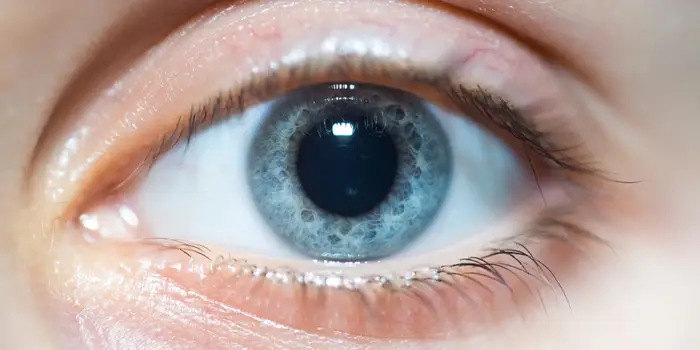
#> input picture Assignments/QUIZ3/Eye.png, 700 x 350 px, found by its file name
$ jupyter execute Quiz3_Tengku_Aizat_1921043.ipynb   (older library calls are emulated)
#> lines starting #> are read from the running program, lines starting #| are printed output that depends on the picture; after the words box and inside, x2 and y2 are one past the last pixel; in counts of white or black regions, pixels touching at a corner belong together
[cell 1]
#importing all necessary libaries
import cv2
import numpy as np
import matplotlib.pyplot as plt
from tkinter import *
from PIL import ImageTk, Image
import PIL
import tkinter
from tkinter import ttk
from tkinter import filedialog as fd
from tkinter.filedialog import askopenfile
import os

[cell 2]
#Edge Mapping Conversion

# [16 lines left out: function MorphologyEX_Gradient, not called in this run]

#We are using Canny Edge Map
def CannyEdge(image, threshVal = 90):
    ret, thresh = cv2.threshold(image, threshVal ,255,cv2.THRESH_BINARY_INV) #converts to a binary image based on threshold
    canny = cv2.Canny(thresh,10,70)
    return canny;

# [6 lines left out: function Sobel, not called in this run]

[cell 3]
#gets the image
path = 'C:/Users/Aizat/Desktop/Computer Vision Work/Quiz3/Eye.png'
#path = 'C:/Users/Aizat/Desktop/Computer Vision Work/Quiz3/round-circles.jpg' #basic test

[cell 4]
#Displays the Image as a Edge Map

scanPicture = cv2.imread(path,1) #parameter refers to file name.
#> scanPicture is the input picture: shape (350, 700, 3); mean B, G, R 154.2, 159.3, 176.8
gray = cv2.cvtColor(scanPicture, cv2.COLOR_BGR2GRAY)#converts to gray scale
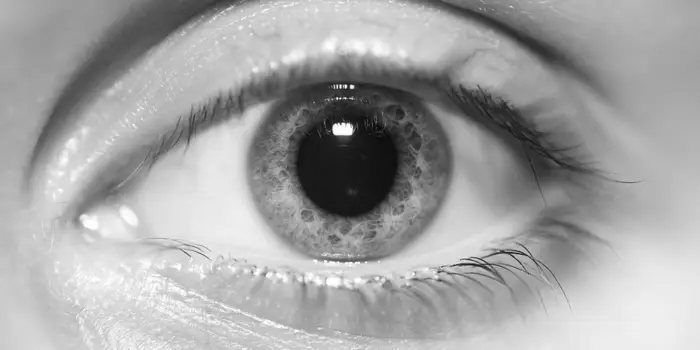
#> gray: shape (350, 700); min 7, max 255, mean 163.9
binary = CannyEdge(gray, 90)#gets the edge mapping
#> in CannyEdge, `ret, thresh = cv2.threshold(image, threshVal ,255,cv2.THRESH_BINARY_INV)`:
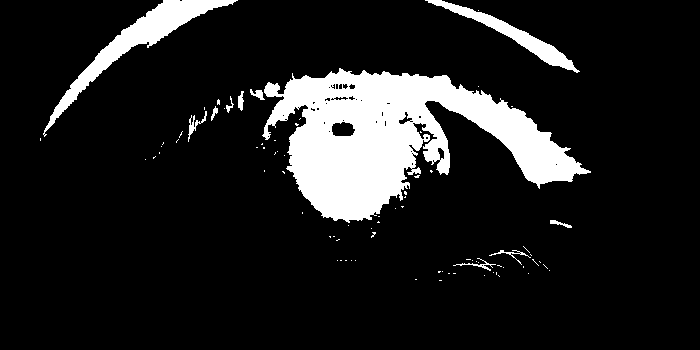
#> thresh: shape (350, 700); 12.4% white; 81 white regions (70 under 20 px), largest, box (x1, y1, x2, y2) and area: (262, 68, 591, 223) 23809, (43, 0, 238, 137) 3838, (425, 0, 580, 73) 1773
#> in CannyEdge, `ret, thresh = cv2.threshold(image, threshVal ,255,cv2.THRESH_BINARY_INV)`: ret = 90
#> in CannyEdge, `canny = cv2.Canny(thresh,10,70)`:
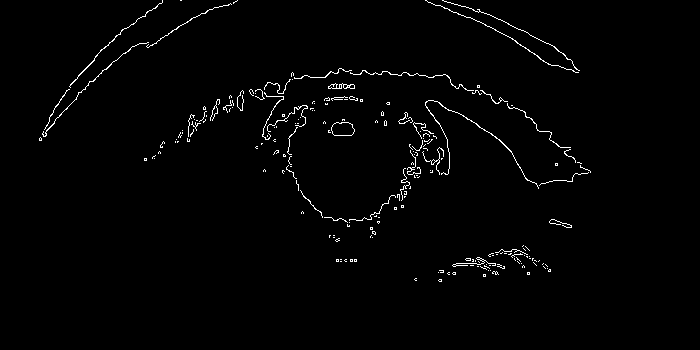
#> canny: shape (350, 700); 1.5% white in thin lines or dots, all inside (x1, y1, x2, y2) = (39, 0, 591, 282)
plt.imshow(binary,cmap='gray') #displays it

[cell 5]
def HoughCircleTransformation(minRad, maxRad): #function with parameters to reset minimum and maximum radius
#> called with minRad = 50, maxRad = 130
    global scanPicture;
    global binary;
    scanPicture = cv2.imread(path,1); #resets the image

    #hough transformations
    rows = binary.shape[0]
#> rows = 350
    circles = cv2.HoughCircles(binary, cv2.HOUGH_GRADIENT, 1, rows / 8, param1=100, param2=30,minRadius=minRad,maxRadius=maxRad);
#> circles = [[351.5, 151.5, 64.1]]

    #overlaps/draws the found circles on the eye(s)
    if circles is not None:
        circles = np.uint16(np.around(circles))
#> circles = [[352, 152, 64]]
        for i in circles[0, :]:
            center = (i[0], i[1])
            # circle center
            cv2.circle(scanPicture, center, 5, (0, 0, 0), 3)
            # circle outline
            radius = i[2]
            cv2.circle(scanPicture, center, radius, (0, 0, 0), 3)
#> this loop made 1 pass
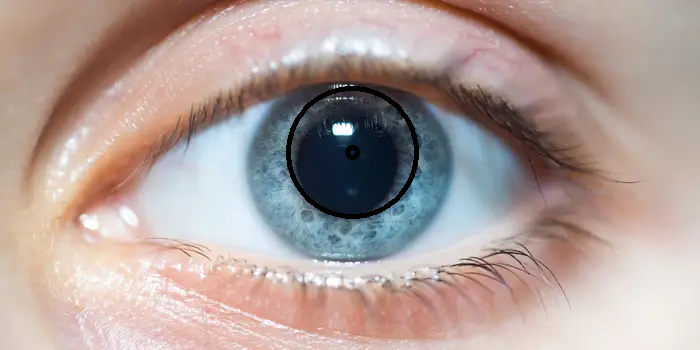
#> scanPicture: shape (350, 700, 3); 0.87% of pixels changed, all inside (x1, y1, x2, y2) = (286, 86, 419, 219)

    #converts to an apprioate colour flag and returns the image
    hc_cv2 = cv2.cvtColor(scanPicture, cv2.COLOR_BGR2RGBA)
    return hc_cv2

[cell 6]
#TEST CODE
houghTransform = HoughCircleTransformation(50, 130);
img_plt = cv2.cvtColor(houghTransform, cv2.COLOR_BGR2RGBA)
plt.imshow(img_plt)

[cell 7]
#GUI CODE

#sets up the window
window = Tk();
window.geometry("2500x1200");
filePath = '';


#Title Label
minSliderLabel = Label(window, text = "Finding Circles using Hough Transform", font='Helvetica 18 bold');
minSliderLabel.pack(anchor=tkinter.N, padx = (0,0), pady = (50, 0))


# [43 lines left out: functions upload_file, SliderRadiusChange, CannyEdgeThresholdChange, not called in this run]


#Slider
minRadius = IntVar();    #declaring the data types
maxRadius = IntVar();
threshValue = IntVar();

minSliderLabel = Label(window, text = "Minimum Radius"); #labels
minSliderLabel.pack(anchor=tkinter.E, padx = 100, pady = (50, 0)) #position
minSlider = Scale(window,orient = 'horizontal', from_=0,to=300 ,command = SliderRadiusChange, variable = minRadius)
#what event handler it manages, and what variable it writes to.
#Creates Slider and adds it to window.
minSlider.pack(anchor=tkinter.E, padx = 100, pady = (5, 20))

#same as above
maxSliderLabel = Label(window, text = "Maximum Radius");
maxSliderLabel.pack(anchor=tkinter.E, padx = 100)
maxSlider = Scale(window,orient = 'horizontal', from_=0,to=300 ,command = SliderRadiusChange, variable = maxRadius)                  #Creates Slider2
maxSlider.pack(anchor=tkinter.E, padx = 100, pady = (5, 20))

#same as above
cannySliderLabel = Label(window, text = "Canny Edge Threshold Value");
cannySliderLabel.pack(anchor=tkinter.E, padx = 100)
cannySlider = Scale(window,orient = 'horizontal', from_=1,to=254 ,command = CannyEdgeThresholdChange, variable = threshValue)                  #Creates Slider2
cannySlider.pack(anchor=tkinter.E, padx = 100, pady = (5, 20))

#button to upload image
uploadLabel = Label(window, text = "Press to Upload Image");
uploadButton = tkinter.Button(window, text='Upload File',command = lambda:upload_file()) #calls the method to get the file when pressed
uploadLabel.pack(anchor = tkinter.N);
uploadButton.pack(anchor = tkinter.N)


#Image Conversion & Displays the initial image on startup
imgPIL = PIL.Image.fromarray(houghTransform)
imgtkinter = ImageTk.PhotoImage(image = imgPIL)
scanPicture = tkinter.Label(image=imgtkinter)
scanPicture.image = imgtkinter
scanPicture.pack(anchor = tkinter.N)


window.mainloop();

[cell 8]
'''
FlowChart
1. Import Libraries
2. Prompts the Users for an Image Input
3. Gets the Raw Image
4. Grayscale it and Binarize it
5. Create All Slider Listeners
6. If Slider Values are changed for Radius Values, call the Hough Transform Function with new Parameters
7. Overlap/Draw the Circles on the Original Image.
9. If Slider Values are changed for Canny Threshhold Values, call the Canny Edge Method with new Parameters
10. Recall the hough Transform & Overlap/Draw the Circles on the Original Image.

'''

[cell 9]
#plt.figure()
im1 = plt.imread('C:/Users/Aizat/Desktop/Computer Vision Work/Quiz3/Proof1.PNG')
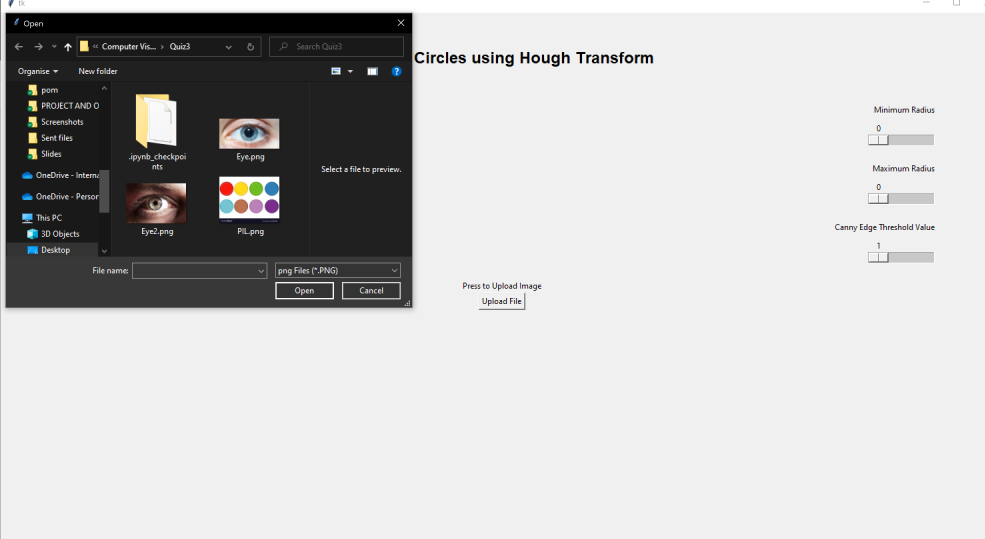
#> input picture Assignments/QUIZ3/Proof1.PNG, 2955 x 1615 px, found by its file name (shown at 1/3 size)
#> im1 is the input picture: shape (1615, 2955, 4) float32; mean R, G, B, A 0.801, 0.801, 0.8, 1
plt.imshow(im1);

[cell 10]
#plt.figure()
im2 = plt.imread('C:/Users/Aizat/Desktop/Computer Vision Work/Quiz3/MaxRadius.PNG')
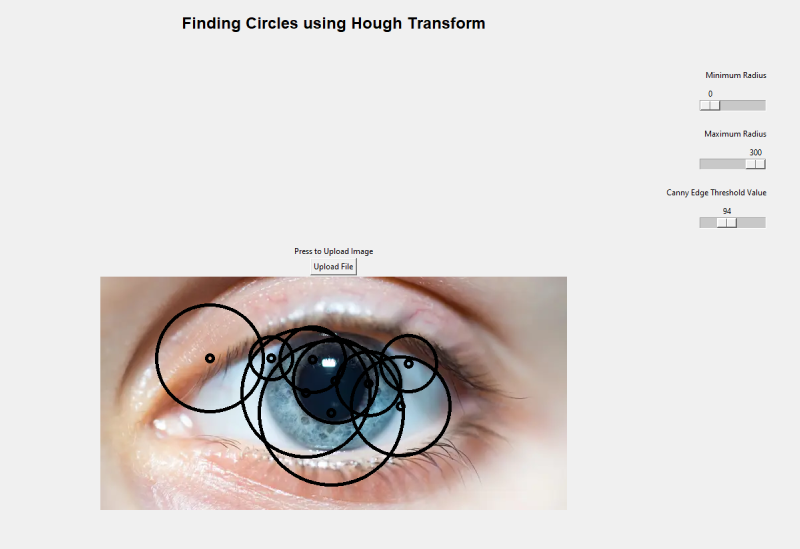
#> input picture Assignments/QUIZ3/MaxRadius.PNG, 2400 x 1646 px, found by its file name (shown at 1/3 size)
#> im2 is the input picture: shape (1646, 2400, 4) float32; mean R, G, B, A 0.893, 0.875, 0.87, 1
plt.imshow(im2);

[cell 11]
#plt.figure()
im3 = plt.imread('C:/Users/Aizat/Desktop/Computer Vision Work/Quiz3/LowerRadius.PNG')
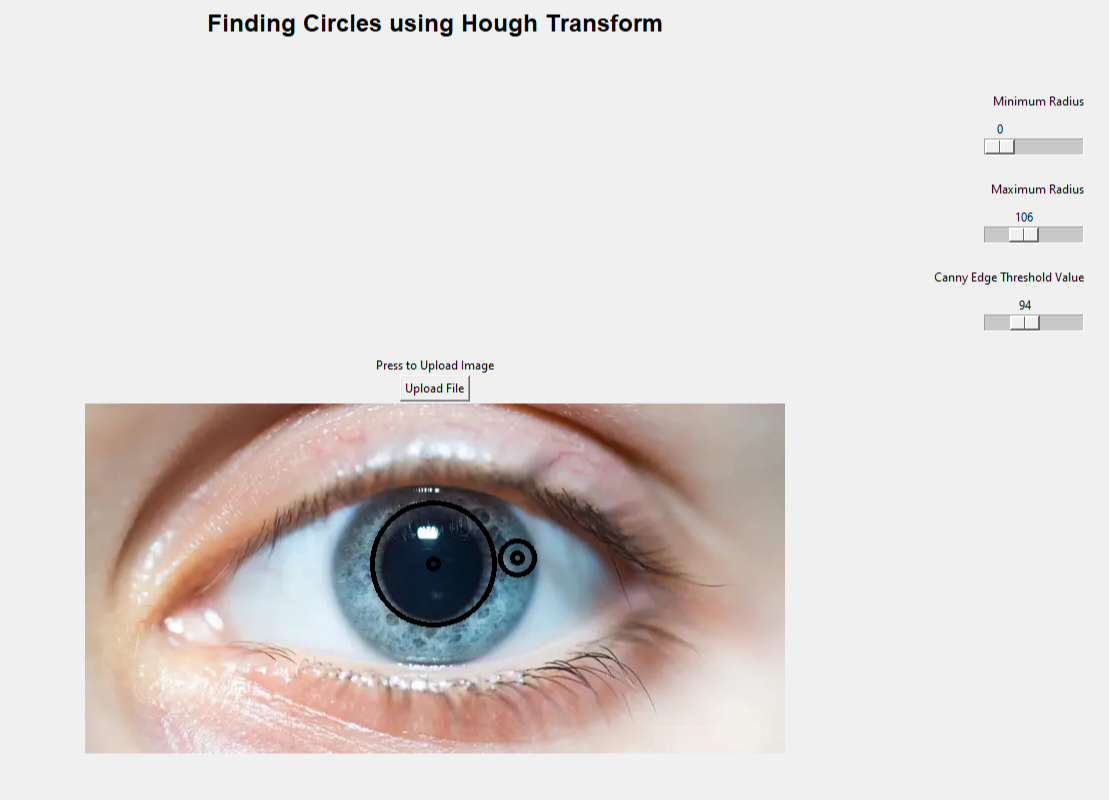
#> input picture Assignments/QUIZ3/LowerRadius.PNG, 2217 x 1600 px, found by its file name (shown at 1/2 size)
#> im3 is the input picture: shape (1600, 2217, 4) float32; mean R, G, B, A 0.889, 0.869, 0.865, 1
plt.imshow(im3);

[cell 12]
#plt.figure()
im4 = plt.imread('C:/Users/Aizat/Desktop/Computer Vision Work/Quiz3/IdealRadius.PNG')
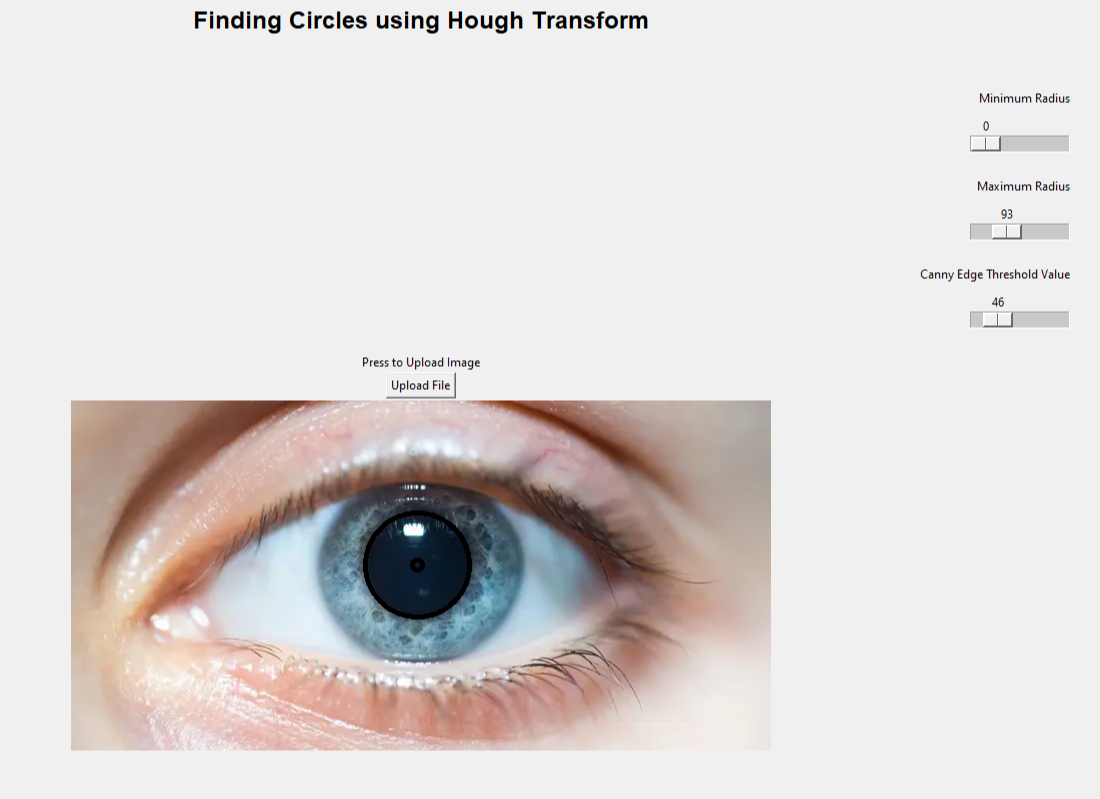
#> input picture Assignments/QUIZ3/IdealRadius.PNG, 2199 x 1598 px, found by its file name (shown at 1/2 size)
#> im4 is the input picture: shape (1598, 2199, 4) float32; mean R, G, B, A 0.889, 0.868, 0.865, 1
plt.imshow(im4);

[cell 13]
#plt.figure()
im5 = plt.imread('C:/Users/Aizat/Desktop/Computer Vision Work/Quiz3/DifferentThreshold.PNG')
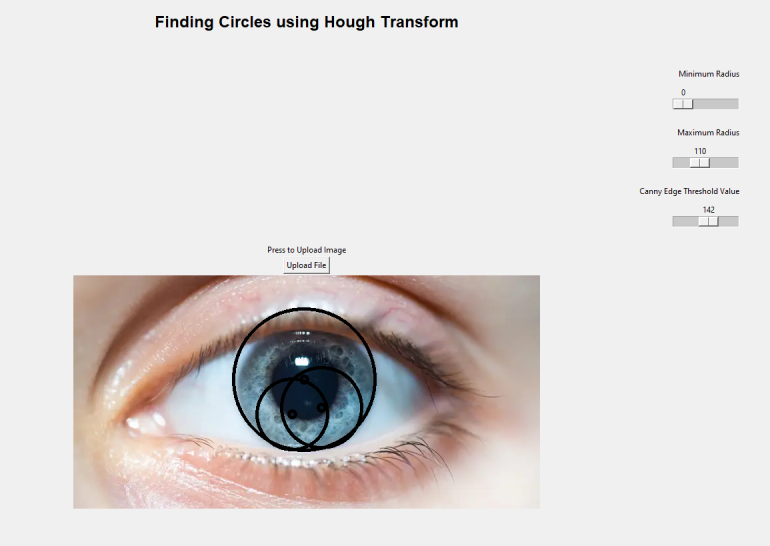
#> input picture Assignments/QUIZ3/DifferentThreshold.PNG, 2309 x 1636 px, found by its file name (shown at 1/3 size)
#> im5 is the input picture: shape (1636, 2309, 4) float32; mean R, G, B, A 0.894, 0.875, 0.871, 1
plt.imshow(im5);
